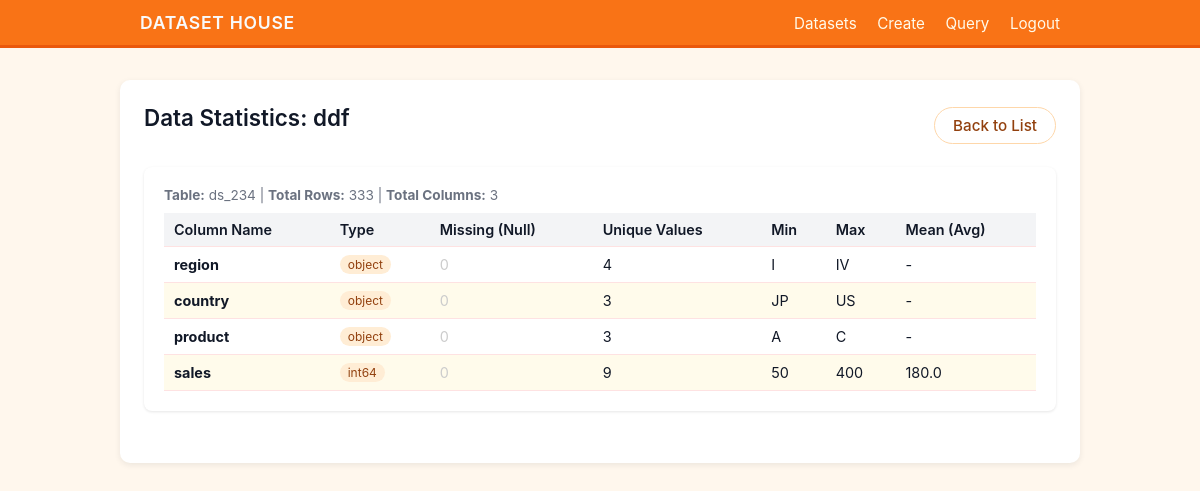
/dataset/stats/2 (signed in), run on the app's committed database.
### models.py (models this page shows)
class Dataset(db.Model):
    __tablename__ = 'datasets'
    id = db.Column(db.Integer, primary_key=True)
    name = db.Column(db.String(100), nullable=False)
    table_name = db.Column(db.String(100), unique=True, nullable=False)
    description = db.Column(db.Text)
    tags = db.Column(db.String(200))
    rows = db.Column(db.Integer, default=0)
    columns = db.Column(db.Integer, default=0)
    types = db.Column(db.String(200), default="unknown")
    visibility = db.Column(db.String(20), default='public')
    file_path = db.Column(db.String(200))
    created_at = db.Column(db.DateTime, default=datetime.utcnow)
    updated_at = db.Column(db.DateTime, default=datetime.utcnow, onupdate=datetime.utcnow)
    owner_id = db.Column(db.Integer, db.ForeignKey('users.id'), nullable=False)
    logs = db.relationship('QueryLog', backref='dataset', lazy=True, cascade="all, delete-orphan")

### tables this page shows
CREATE TABLE ds_234 (
	region TEXT, 
	country TEXT, 
	product TEXT, 
	sales BIGINT
);

### app.py (the view)
@app.route('/dataset/stats/<int:id>')
@login_required
def dataset_stats(id):
    dataset = Dataset.query.get_or_404(id)
    try:
        df = pd.read_sql(f"SELECT * FROM {dataset.table_name}", db.session.connection())
    except Exception as e:
        flash(f"Error reading table: {e}", "error")
        return redirect(url_for('dataset_list'))
    summary = []
    for col in df.columns:
        col_data = df[col]
        col_stat = {
            'name': col,
            'type': str(col_data.dtype),
            'count': len(col_data),
            'missing': int(col_data.isnull().sum()),
            'unique': col_data.nunique(),
            'mean': '-',
            'min': '-',
            'max': '-'
        }
        if 'int' in str(col_data.dtype) or 'float' in str(col_data.dtype):
            try:
                col_stat['mean'] = round(col_data.mean(), 2)
                col_stat['min'] = col_data.min()
                col_stat['max'] = col_data.max()
            except:
                pass
        else:
            try:
                col_stat['min'] = col_data.min()
                col_stat['max'] = col_data.max()
            except:
                pass
        summary.append(col_stat)
    return render_template('dataset-stats.html', dataset=dataset, summary=summary)

### app.py (called while the page is built)
@login_manager.user_loader
def load_user(user_id):
    return User.query.get(int(user_id))

### templates/dataset-stats.html (shortened to what this page needs)
<!DOCTYPE html>
<html lang="en">
<head>
    <link rel="stylesheet" href="{{ url_for('static', filename='css/styles.css') }}">
</head>
<body>
<header>
    <div class="header-inner">
        <div class="logo">DATASET HOUSE</div>
        <nav>
            <a href="{{ url_for('dataset_list') }}">Datasets</a>
            <a href="{{ url_for('dataset_create') }}">Create</a>
            <a href="{{ url_for('dataset_query') }}" target="_blank">Query</a>
            <a href="{{ url_for('logout') }}">Logout</a>
        </nav>
    </div>
</header>
<main class="main">
    <div style="display: flex; justify-content: space-between; align-items: center; margin-bottom: 20px;">
        <h1>Data Statistics: {{ dataset.name }}</h1>
        <a href="{{ url_for('dataset_list') }}" class="btn btn-secondary">Back to List</a>
    </div>
    <div class="stat-card">
        <div class="meta" style="margin-bottom: 10px;">
            <strong>Table:</strong> {{ dataset.table_name }} |
            <strong>Total Rows:</strong> {{ dataset.rows }} |
            <strong>Total Columns:</strong> {{ dataset.columns }}
        </div>
        <table class="table stat-table">
            <thead>
                <tr>
                    <th>Column Name</th>
                    <th>Type</th>
                    <th class="text-right">Missing (Null)</th>
                    <th class="text-right">Unique Values</th>
                    <th class="text-right">Min</th>
                    <th class="text-right">Max</th>
                    <th class="text-right">Mean (Avg)</th>
                </tr>
            </thead>
            <tbody>
                {% for row in summary %}
                <tr>
                    <td><strong>{{ row.name }}</strong></td>
                    <td><span class="badge">{{ row.type }}</span></td>
                    <td class="text-right">
                        {% if row.missing > 0 %}
                            <span style="color: red; font-weight: bold;">{{ row.missing }}</span>
                        {% else %}
                            <span style="color: #ccc;">0</span>
                        {% endif %}
                    </td>
                    <td class="text-right">{{ row.unique }}</td>
                    <td class="text-right">{{ row.min }}</td>
                    <td class="text-right">{{ row.max }}</td>
                    <td class="text-right">{{ row.mean }}</td>
                </tr>
                {% endfor %}
            </tbody>
        </table>
    </div>
</main>
</body>
</html>

### static/css/styles.css (style rules this page uses)
* { box-sizing: border-box; }
body { margin: 0; font-family: -apple-system, BlinkMacSystemFont, "Segoe UI", Roboto, sans-serif; background-color: #fff7ed; color: #111827; }
header { background-color: #f97316; color: #f9fafb; border-bottom: 3px solid #ea580c; }
.header-inner { max-width: 960px; margin: 0 auto; padding: 12px 20px; display: flex; align-items: center; justify-content: space-between; }
.logo { font-size: 1.1rem; font-weight: 600; letter-spacing: 0.04em; }
nav a { margin-left: 16px; text-decoration: none; color: #fffbeb; font-size: 0.95rem; }
.main { max-width: 960px; margin: 32px auto; padding: 24px 24px 32px; background-color: #ffffff; border-radius: 10px; box-shadow: 0 2px 6px rgba(15, 23, 42, 0.08); }
h1 { margin: 0 0 16px; font-size: 1.4rem; font-weight: 600; }
.btn { display: inline-block; padding: 8px 18px; border-radius: 999px; border: 1px solid transparent; font-size: 0.95rem; font-weight: 500; text-decoration: none; text-align: center; cursor: pointer; }
.btn-secondary { background-color: #ffffff; color: #92400e; border-color: #fed7aa; }
.table { width: 100%; border-collapse: collapse; margin-top: 8px; font-size: 0.9rem; }
.table th, .table td { padding: 8px 10px; border-bottom: 1px solid #fee2e2; text-align: left; }
.table th { background-color: #fff7ed; font-weight: 600; }
.table tr:nth-child(even) td { background-color: #fffbeb; }
.badge { display: inline-block; padding: 2px 8px; border-radius: 999px; font-size: 0.75rem; background-color: #ffedd5; color: #92400e; }
.meta { font-size: 0.85rem; color: #6b7280; }
.text-right { text-align: right; }

### templates/dataset-stats.html (style rules this page uses)
.stat-card { background: white; padding: 20px; border-radius: 8px; box-shadow: 0 1px 3px rgba(0,0,0,0.1); margin-bottom: 20px; }
.stat-table th { background-color: #f3f4f6; }

### data on the page
Dataset: name "ddf", table_name "ds_234", rows "333", columns "3"
ds_234: name "region", type "object", unique "4", min "I", max "IV", mean "-", min "JP"
ds_234: max "US"

### other printed values
{{ row.name }} "country" "product" "sales"
{{ row.type }} "object" "object" "int64"
{{ row.unique }} "3" "3" "9"
{{ row.mean }} "-" "-" "180.0"
{{ row.min }} "A" "50"
{{ row.max }} "C" "400"
